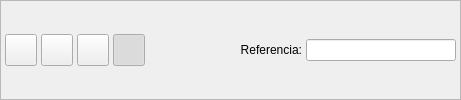
      <widget class="QFrame" name="frame_2">
       <property name="sizePolicy">
        <sizepolicy hsizetype="Expanding" vsizetype="Fixed">
         <horstretch>0</horstretch>
         <verstretch>0</verstretch>
        </sizepolicy>
       </property>
       <property name="frameShape">
        <enum>QFrame::StyledPanel</enum>
       </property>
       <property name="frameShadow">
        <enum>QFrame::Raised</enum>
       </property>
       <layout class="QHBoxLayout">
        <property name="spacing">
         <number>4</number>
        </property>
        <property name="leftMargin">
         <number>4</number>
        </property>
        <property name="topMargin">
         <number>4</number>
        </property>
        <property name="rightMargin">
         <number>4</number>
        </property>
        <property name="bottomMargin">
         <number>4</number>
        </property>
        <item>
         <widget class="QToolButton" name="mui_guardar">
          <property name="minimumSize">
           <size>
            <width>32</width>
            <height>32</height>
           </size>
          </property>
          <property name="maximumSize">
           <size>
            <width>32</width>
            <height>32</height>
           </size>
          </property>
          <property name="toolTip">
           <string>Guardar presupuesto</string>
          </property>
          <property name="whatsThis">
           <string>Guardar presupuesto</string>
          </property>
          <property name="text">
           <string/>
          </property>
          <property name="icon">
           <iconset resource="../../../bulmages.qrc">
            <normaloff>:/Images/edit-save.png</normaloff>:/Images/edit-save.png</iconset>
          </property>
          <property name="iconSize">
           <size>
            <width>22</width>
            <height>22</height>
           </size>
          </property>
          <property name="shortcut">
           <string>Ctrl+S</string>
          </property>
         </widget>
        </item>
        <item>
         <widget class="QToolButton" name="mui_borrar">
          <property name="minimumSize">
           <size>
            <width>32</width>
            <height>32</height>
           </size>
          </property>
          <property name="maximumSize">
           <size>
            <width>32</width>
            <height>32</height>
           </size>
          </property>
          <property name="toolTip">
           <string>Borrar presupuesto</string>
          </property>
          <property name="whatsThis">
           <string>Borrar presupuesto</string>
          </property>
          <property name="text">
           <string/>
          </property>
          <property name="icon">
           <iconset resource="../../../bulmages.qrc">
            <normaloff>:/Images/edit-delete.png</normaloff>:/Images/edit-delete.png</iconset>
          </property>
          <property name="iconSize">
           <size>
            <width>22</width>
            <height>22</height>
           </size>
          </property>
          <property name="shortcut">
           <string>Ctrl+D</string>
          </property>
         </widget>
        </item>
        <item>
         <widget class="QToolButton" name="mui_imprimir">
          <property name="minimumSize">
           <size>
            <width>32</width>
            <height>32</height>
           </size>
          </property>
          <property name="maximumSize">
           <size>
            <width>32</width>
            <height>32</height>
           </size>
          </property>
          <property name="toolTip">
           <string>Imprimir presupuesto</string>
          </property>
          <property name="whatsThis">
           <string>Imprimir presupuesto</string>
          </property>
          <property name="text">
           <string/>
          </property>
          <property name="icon">
           <iconset resource="../../../bulmages.qrc">
            <normaloff>:/Images/document-print.png</normaloff>:/Images/document-print.png</iconset>
          </property>
          <property name="iconSize">
           <size>
            <width>22</width>
            <height>22</height>
           </size>
          </property>
          <property name="shortcut">
           <string>Ctrl+P</string>
          </property>
         </widget>
        </item>
        <item>
         <widget class="QToolButton" name="mui_detalles">
          <property name="minimumSize">
           <size>
            <width>32</width>
            <height>32</height>
           </size>
          </property>
          <property name="maximumSize">
           <size>
            <width>32</width>
            <height>32</height>
           </size>
          </property>
          <property name="toolTip">
           <string>Mostrar/Ocultar cabecera</string>
          </property>
          <property name="whatsThis">
           <string>Mostrar/Ocultar cabecera</string>
          </property>
          <property name="text">
           <string/>
          </property>
          <property name="icon">
           <iconset resource="../../../bulmages.qrc">
            <normaloff>:/Images/document-properties.png</normaloff>:/Images/document-properties.png</iconset>
          </property>
          <property name="iconSize">
           <size>
            <width>22</width>
            <height>22</height>
           </size>
          </property>
          <property name="shortcut">
           <string>Ctrl+G</string>
          </property>
          <property name="checkable">
           <bool>true</bool>
          </property>
          <property name="checked">
           <bool>true</bool>
          </property>
         </widget>
        </item>
        <item>
         <spacer>
          <property name="orientation">
           <enum>Qt::Horizontal</enum>
          </property>
          <property name="sizeType">
           <enum>QSizePolicy::Expanding</enum>
          </property>
          <property name="sizeHint" stdset="0">
           <size>
            <width>16</width>
            <height>21</height>
           </size>
          </property>
         </spacer>
        </item>
        <item>
         <widget class="QFrame" name="mui_plugbotones">
          <property name="sizePolicy">
           <sizepolicy hsizetype="Expanding" vsizetype="Preferred">
            <horstretch>0</horstretch>
            <verstretch>0</verstretch>
           </sizepolicy>
          </property>
          <property name="frameShape">
           <enum>QFrame::NoFrame</enum>
          </property>
          <property name="frameShadow">
           <enum>QFrame::Plain</enum>
          </property>
          <property name="lineWidth">
           <number>0</number>
          </property>
         </widget>
        </item>
        <item>
         <spacer>
          <property name="orientation">
           <enum>Qt::Horizontal</enum>
          </property>
          <property name="sizeType">
           <enum>QSizePolicy::Expanding</enum>
          </property>
          <property name="sizeHint" stdset="0">
           <size>
            <width>71</width>
            <height>21</height>
           </size>
          </property>
         </spacer>
        </item>
        <item>
         <widget class="QLabel" name="label6">
          <property name="sizePolicy">
           <sizepolicy hsizetype="Preferred" vsizetype="Fixed">
            <horstretch>0</horstretch>
            <verstretch>0</verstretch>
           </sizepolicy>
          </property>
          <property name="text">
           <string>Referencia:</string>
          </property>
          <property name="alignment">
           <set>Qt::AlignRight|Qt::AlignTrailing|Qt::AlignVCenter</set>
          </property>
          <property name="buddy">
           <cstring>mui_refpresupuesto</cstring>
          </property>
         </widget>
        </item>
        <item>
         <widget class="BfBuscarReferencia" name="mui_refpresupuesto">
          <property name="sizePolicy">
           <sizepolicy hsizetype="Fixed" vsizetype="Fixed">
            <horstretch>0</horstretch>
            <verstretch>0</verstretch>
           </sizepolicy>
          </property>
          <property name="minimumSize">
           <size>
            <width>150</width>
            <height>20</height>
           </size>
          </property>
          <property name="maximumSize">
           <size>
            <width>150</width>
            <height>16777215</height>
           </size>
          </property>
         </widget>
        </item>
       </layout>
      </widget>
